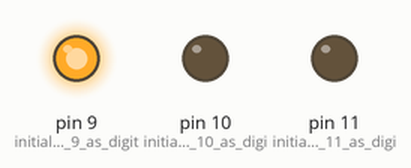
A sketch run on a simulated Arduino Uno, built with avr-gcc and run on an emulated ATmega328P. Shown: output pins drawn as LEDs (lit = HIGH).

Above: at 0.12 s.
At 39.91 s:
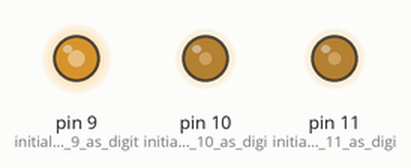
Timing chart, 0 to 40.0 s (numbered marks = the images above):
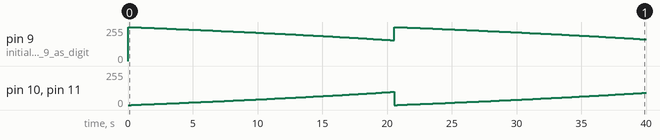

Measured:
- by itself, pin 9 (initialize_pin_9_as_digit): ramps from 255/255 to 156/255 and jumps back, once every 20.6 s
- by itself, pin 10 (initialize_pin_10_as_digi), pin 11 (initialize_pin_11_as_digi): 0/255 → 1/255 at 0.26 s, → 2/255 0.25 s later, → 3/255 0.25 s later, → 4/255 0.25 s later, … (193 changes in this stretch)

The sketch:

Lab5_part_g-1-2.ino
```cpp
/*
       ECE 1001/1002  Lab 5
       John Lindsey   June 2019
*/
int loopyCounter;

void setup()
{
  pinMode(9, OUTPUT);   // initialize pin 9 as digital output to control the Red LED
  pinMode(10, OUTPUT);  // initialize pin 10 as digital output to control the Green LED
  pinMode(11, OUTPUT);  // initialize pin 11 as digital output to control the Blue LED
}

void loop()
{
  loopyCounter = 0;
  while (loopyCounter < 100)
  {
    analogWrite(9, 255-loopyCounter);
    analogWrite(10, loopyCounter);
    analogWrite(11, loopyCounter);
    delay((255-loopyCounter));
    loopyCounter = loopyCounter + 1;
  }
}
```
